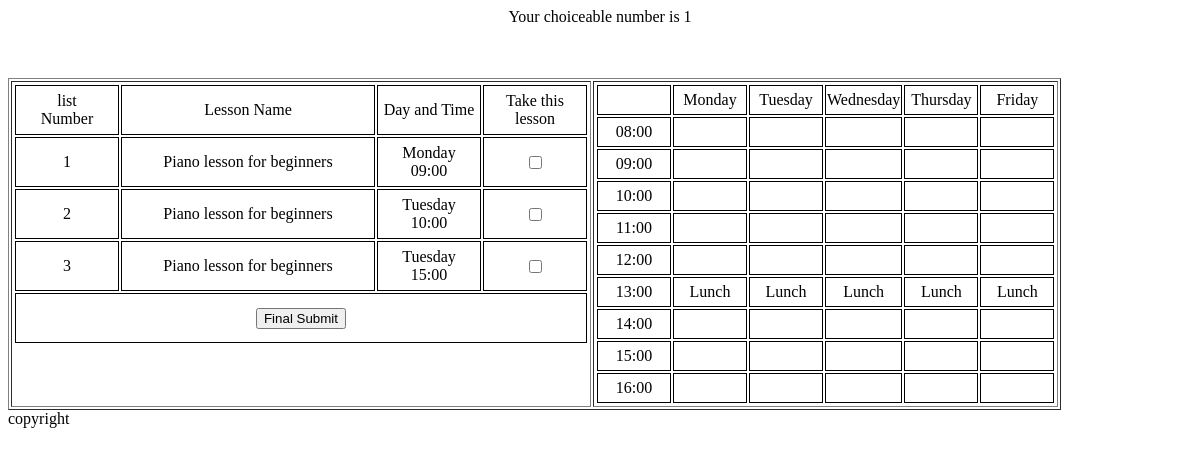
Page /pages/afterEnrollment.php?lessonID=1 (signed in) on the committed database.
### tables this page shows
CREATE TABLE `contracts` (
  `studentContractID` int(11) NOT NULL,
  `studentStartDate` date NOT NULL,
  `studentEndDate` date NOT NULL,
  `studentID` int(11) NOT NULL,
  `lessonID` int(11) NOT NULL,
  `lessonDuration` int(11) NOT NULL,
  `numberPerWeek` int(11) NOT NULL,
  `studentContractPermission` varchar(45) NOT NULL
);

CREATE TABLE `lessontimes` (
  `lessonTimeID` int(11) NOT NULL,
  `lessonDuration` varchar(45) NOT NULL,
  `day` varchar(45) NOT NULL,
  `time` varchar(45) NOT NULL,
  `availability` varchar(45) NOT NULL,
  `lessonID` int(11) NOT NULL
);

### pages/afterEnrollment.php (the view, shortened to what this page needs)
<?php
 include "../modules/database.php";
?>
 <html>
 <head>
 <div class="adminPage">
 </head>
<?php
$userName=$_SESSION['userName'];
$sql = "SELECT students.studentID FROM students,logins
        WHERE students.loginID=logins.loginID AND logins.userName='$userName'";
$result=$conn->query($sql);
$rowStudent=$result->fetch();
$studentID=$rowStudent['studentID'];
$lessonID=$_GET['lessonID'];
$sql = "SELECT * FROM contracts WHERE studentID='$studentID'
         AND lessonID='$lessonID'";
$result=$conn->query($sql);
$contractsRow=$result->fetch();
$numberPerWeek=$contractsRow['numberPerWeek'];
$lessonDuration=$contractsRow['lessonDuration'];
?>
 <?php
 function giveArrayName($len){
   $checkBoxID=array();
   $base_name="checkBox";
   for($i=1;$i<=$len;$i++){
     $checkBoxID[$i]=$base_name.$i;
   }
   return $checkBoxID;
 }
  ?>
<?php
if($lessonDuration == 1){
  $lessonDuration=30;
}else{
  $lessonDuration=60;
}?>
<p align="center" id='displayDivision2'>
  Your choiceable number is
   <label id='remaining_class_number'>
      <?php
      $remainingClassNumber=$numberPerWeek;
      echo $remainingClassNumber;
   ?>
   </label>
</p>
 <?php
 function giveDay2($day,$time){
   $dayArr=array("Monday","Tuesday","Wednesday","Thursday","Friday");
   $timeArr=array("08:00","09:00","10:00","11:00","12:00","13:00","14:00","15:00","16:00");
   $arr = array($dayArr,$timeArr);
   $k=0;
   $save=0;
   for($i=0 ; $i<5 ; $i++){
     for($j=0 ; $j<9 ; $j++){
       if($arr[0][$i] == $day && $arr[1][$j] == $time){
         $save=$k;
       }
       $k++;
     }
   }
   return $save;
 }
?>
  <?php
  @$sql="SELECT * FROM lessontimes inner join (SELECT lessonID,lessonType FROM lessons)
       AS new1 WHERE new1.lessonID=lessontimes.lessonID
       AND lessonDuration='$lessonDuration' AND new1.lessonID='$lessonID'";
  $result=$conn->query($sql);
  $row=$result->fetch(PDO::FETCH_ASSOC);
  $rowNum=$result->rowCount();
  $checkBoxArr=giveArrayName($rowNum);
   ?>
<br><br>
 <body>
<div name="displayDivision" id='displayDivision'>
 <table border='1'>
   <tr>
     <td valign="top">
       <div class='lessonTable'>
       <table id='leftTable'>
         <tr>
           <td>list <br> Number</td>
           <td>Lesson Name</td>
           <td>Day and Time</td>
           <td>Take this lesson</td>
         </tr>
         <?php
         $i=1;
         do{
           $lessonTimeID=$row['lessonTimeID'];
           $availability=$row['availability'];
           $var_1= $row['day'];
           $var_2= $row['time'];
           $count=giveDay2($var_1,$var_2);
           echo '<tr>
                   <td>'.$i.'</td>
                   <td>'.$row['lessonType'].'</td>
                   <td>'.$row['day'].'<br>'.$row['time'].'</td>
                   <td>
                     ';?><?php
                     if($availability == 'on'){ echo '
                     <input type="checkbox" name="'.$count.'" id="'.$checkBoxArr[$i].'" value="'.$lessonTimeID.'"
                       onclick=';?>"check(this.value,this.id,this.name);"<?php echo '><br>';?>
                     <?php
                   }else{
                     ?><?php echo '<p>This time is not available now! </p>';?><?php
                   } echo '
                   </td>
                </tr>';
           $i++;
         }while($row=$result->fetch(PDO::FETCH_ASSOC));
          ?>
          <tr>
            <td colspan="4">
            <input type='button' id='finalButton' onclick="finalClick(this.value)" name='finalButton' value='Final Submit'>
          </td>
          </tr>
       </table>
     </div>
     </td>
     <td valign="top">
       <table id='timeTable'>
         <tr>
           <td class="blank"></td>
           <td class="title">Monday</td>
           <td class="title">Tuesday</td>
           <td class="title">Wednesday</td>
           <td class="title">Thursday</td>
           <td class="title">Friday</td>
         </tr>
         <tr>
           <td class="time">08:00</td>
           <td class="drop" id='0'></td>
           <td class="drop" id='9'></td>
           <td class="drop" id='18'></td>
           <td class="drop" id='27'></td>
           <td class="drop" id='36'></td>
         </tr>
         <tr>
           <td class="time">09:00</td>
           <td class="drop" id='1'></td>
           <td class="drop" id='10'></td>
           <td class="drop" id='19'></td>
           <td class="drop" id='28' ></td>
           <td class="drop" id='37'></td>
         </tr>
         <tr>
           <td class="time">10:00</td>
           <td class="drop" id='2'></td>
           <td class="drop" id='11'></td>
           <td class="drop" id='20'></td>
           <td class="drop" id='29'></td>
           <td class="drop" id='38'></td>
         </tr>
         <tr>
           <td class="time">11:00</td>
           <td class="drop" id='3'></td>
           <td class="drop" id='12'></td>
           <td class="drop" id='21'></td>
           <td class="drop" id='30'></td>
           <td class="drop" id='39'></td>
         </tr>
         <tr>
           <td class="time">12:00</td>
           <td class="drop" id='4'></td>
           <td class="drop" id='13'></td>
           <td class="drop" id='22'></td>
           <td class="drop" id='31'></td>
           <td class="drop" id='40'></td>
         </tr>
         <tr>
           <td class="time">13:00</td>
           <td class="lunch" id='5'>Lunch</td>
           <td class="drop" id='14'>Lunch</td>
           <td class="drop" id='23'>Lunch</td>
           <td class="drop" id='32'>Lunch</td>
           <td class="drop" id='41'>Lunch</td>
         </tr>
         <tr>
           <td class="time">14:00</td>
           <td class="drop" id='6'></td>
           <td class="drop" id='15'></td>
           <td class="drop" id='24'></td>
           <td class="drop" id='33'></td>
           <td class="drop" id='42'></td>
         </tr>
         <tr>
           <td class="time">15:00</td>
           <td class="drop" id='7'></td>
           <td class="drop" id='16'></td>
           <td class="drop" id='25'></td>
           <td class="drop" id='34'></td>
           <td class="drop" id='43'></td>
         </tr>
         <tr>
           <td class="time">16:00</td>
           <td class="drop" id='8'></td>
           <td class="drop" id='17'></td>
           <td class="drop" id='26'></td>
           <td class="drop" id='35'></td>
           <td class="drop" id='44'></td>
         </tr>
       </table>
     </td>
   </tr>
 </table>
 </div>
 </body>
 </body>
 </html>
<?php
 include "footer.php";
?>

### pages/afterEnrollment.php (style rules this page uses)
.lessonTable table tr td { border:1px solid black; width:100; height:50px; text-align:center; }
.lessonTable table tr td:nth-child(2) { border:1px solid black; width:250; height:50px; text-align:center; }
#timeTable tr td { border:1px solid black; width:30; width:70px; height:30px; text-align:center; }

### rows in the picture
contracts: numberPerWeek "1"
lessontimes: lessonType "Piano lesson for beginners", day "Monday", time "09:00"
lessontimes: lessonType "Piano lesson for beginners", day "Tuesday", time "10:00"
lessontimes: lessonType "Piano lesson for beginners", day "Tuesday", time "15:00"
